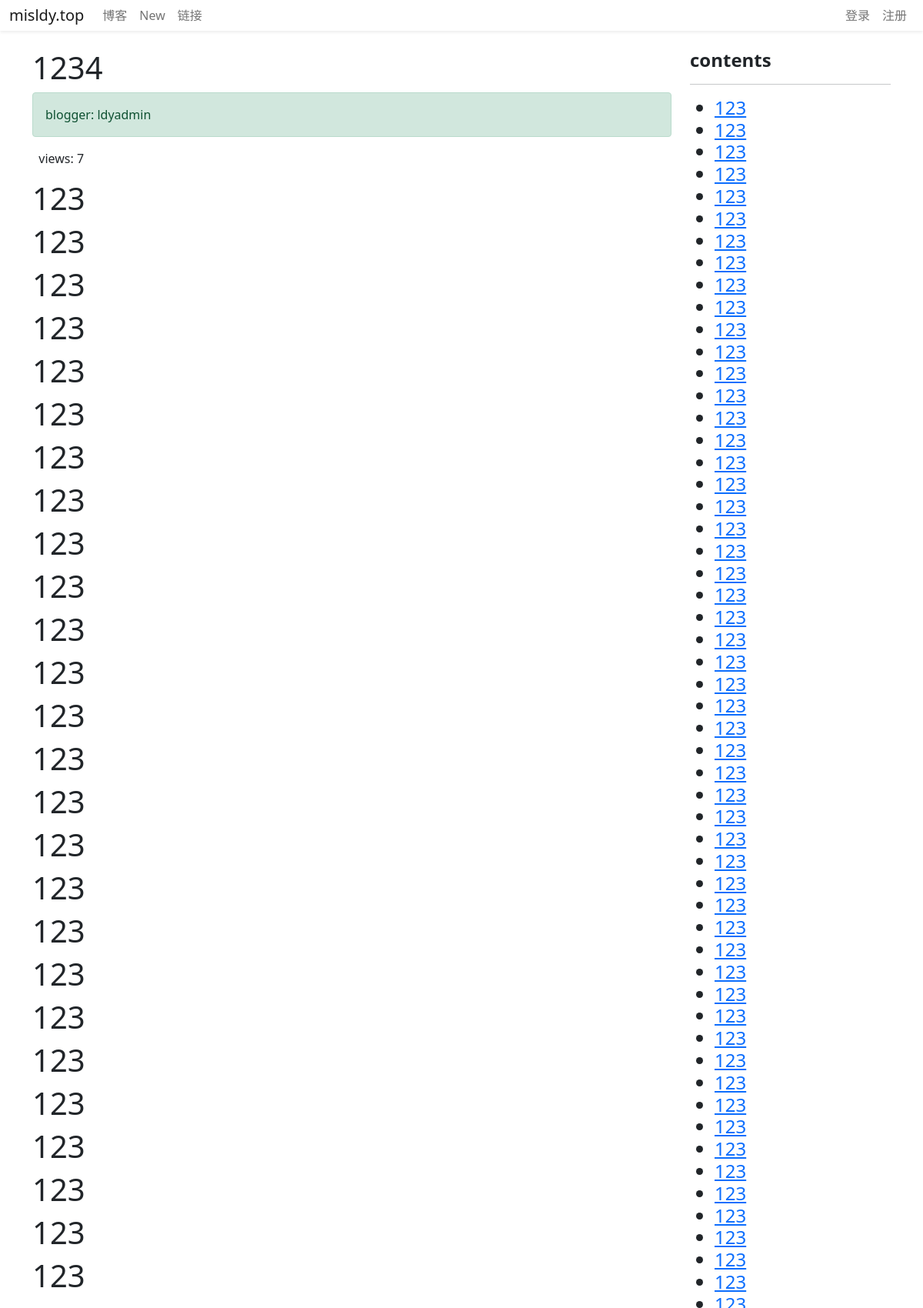
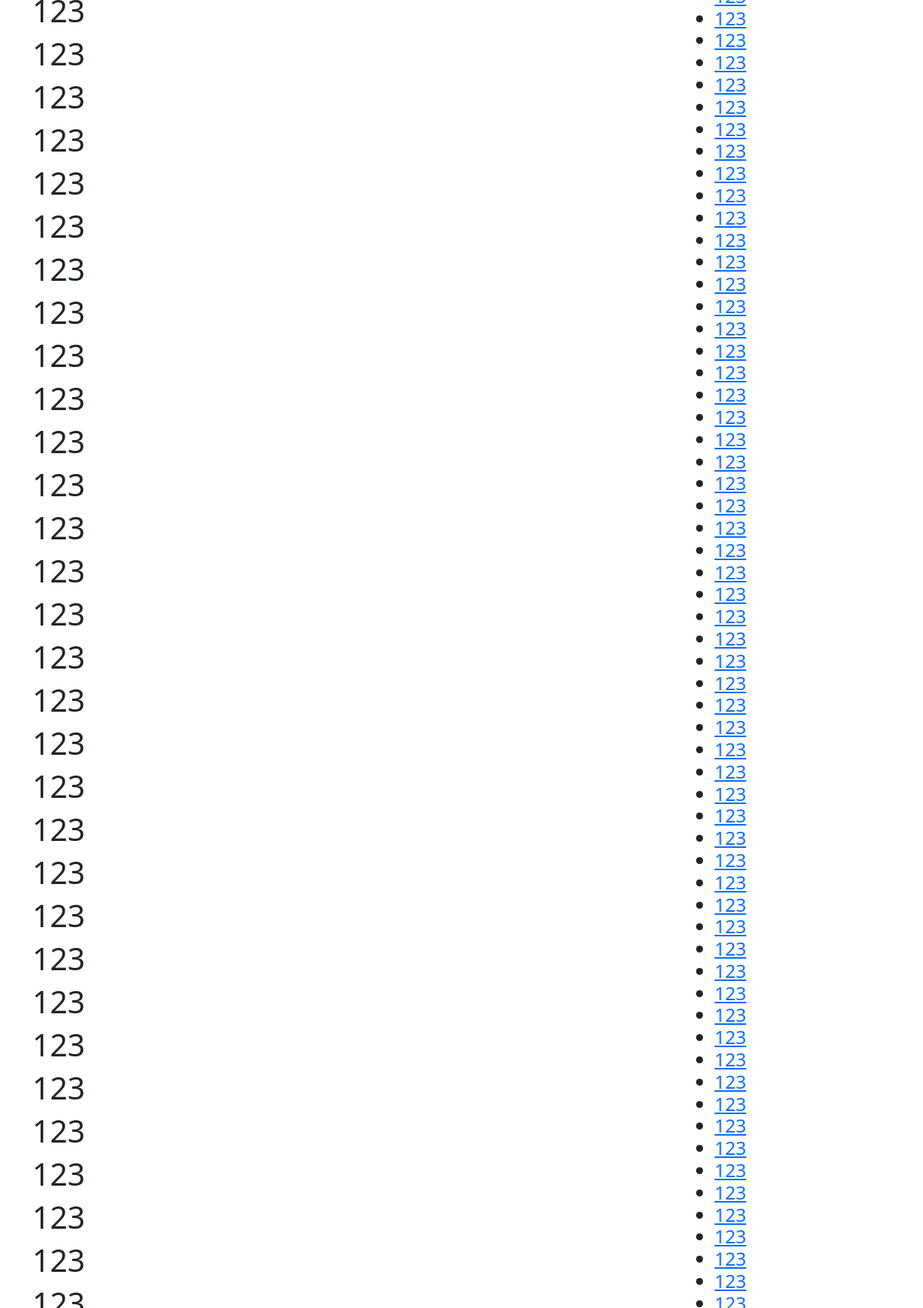
The app's page /blog/blog-detail/12/ (upper part) with its own data (2 pictures, top to bottom).
### blog/models.py (models this page shows, shortened)
class BlogPost(models.Model):
    blogger = models.ForeignKey(User, on_delete=models.CASCADE)
    title = models.CharField(max_length=200)
    body = models.TextField()
    created = models.DateTimeField(default=django.utils.timezone.now)
    updated = models.DateTimeField(auto_now=True)
    total_views = models.PositiveIntegerField(default=0)
    class Meta:
        ordering = ('-created',)

### blog/views.py (the view)
# urls.py: path('blog-detail/<int:id>/', views.blog_detail, name='blog_detail'),
def blog_detail(request, id):
    blog = BlogPost.objects.get(id=id)
    blog.total_views += 1
    blog.save(update_fields=['total_views'])
    md = markdown.Markdown(
        extensions=[
            'markdown.extensions.extra',
            'markdown.extensions.codehilite',
            'markdown.extensions.toc',
        ]
    )
    blog.body = md.convert(blog.body)
    context = {'blog': blog, 'toc': md.toc}
    return render(request, 'blog/detail.html', context)

### blog/templates/blog/detail.html (shortened to what this page needs)
{% extends "base.html" %}
{% load static %}
{% block content %}
<div class="container">
    <div class="row">
        <div class="col-9">
            <h1 class="col-12 mt-4">{{ blog.title }}</h1>
            <div class="col-12 alert alert-success">blogger: {{ blog.blogger }}</div>
            <div>
                &nbsp;&nbsp;views: {{ blog.total_views }}
            </div>
            <div class="col-12">
                <p>{{ blog.body|safe }}</p>
            </div>
        </div>
        <div class="col-3 mt-4">
            <h4>
                <strong>contents</strong>
                <hr>
                <div>
                    {{ toc|safe }}
                </div>
            </h4>
        </div>
    </div>
</div>
{% endblock content %}

### records on screen
BlogPost: title "1234", blogger "ldyadmin", total_views "7", body "123 123 123 123 123 123 123 123 123 123 123 123 123 123 123 123 123 123 123 123 123 123 123 123 123 123 123 123 123 123 123 123 123 123 123 123 123 123 123 123 123 123 123 123 123 123 123 123 123 123 123 123 123 123 123 123"
